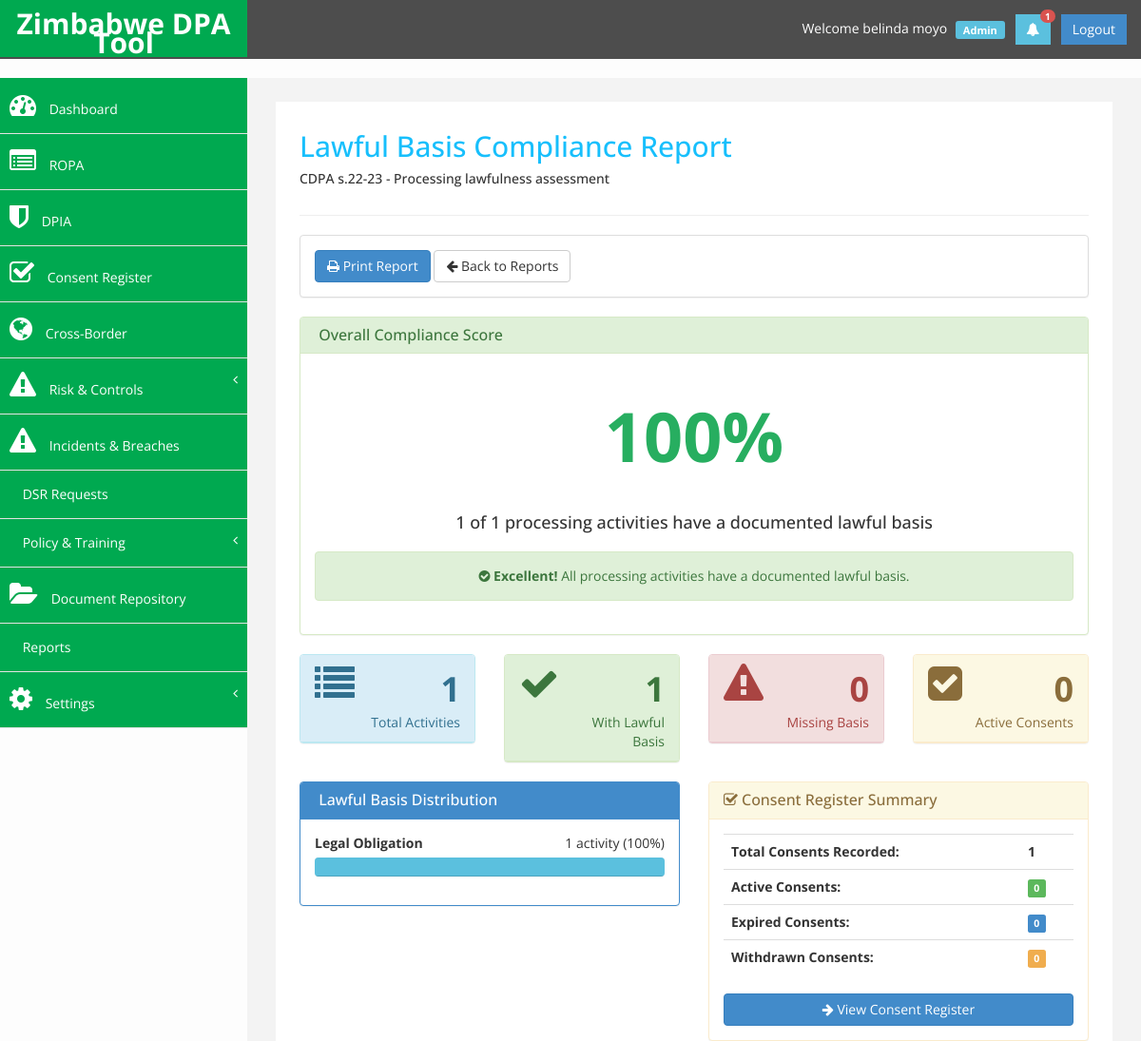
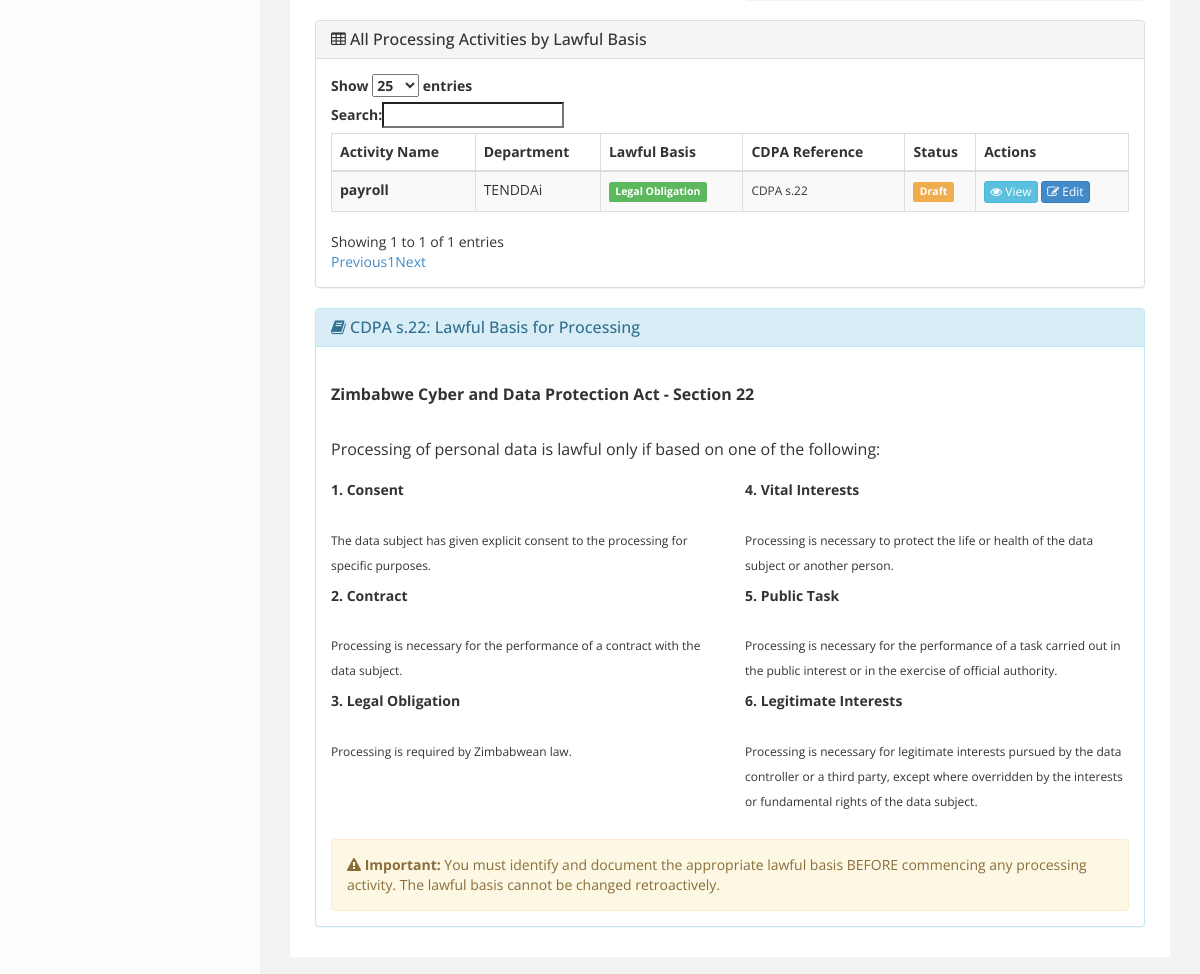
Page /report_lawful_basis.php (signed in) on the committed database (2 pictures, top to bottom).
### tables this page shows
CREATE TABLE `users` (
  `user_id` int(11) UNSIGNED NOT NULL,
  `org_id` int(11) UNSIGNED NOT NULL,
  `role_id` int(11) UNSIGNED NOT NULL,
  `dept_id` int(11) UNSIGNED DEFAULT NULL,
  `first_name` varchar(100) NOT NULL,
  `last_name` varchar(100) NOT NULL,
  `email` varchar(255) NOT NULL,
  `password` varchar(255) NOT NULL,
  `password_reset_required` tinyint(1) DEFAULT 0,
  `phone` varchar(50) DEFAULT NULL,
  `two_factor_enabled` tinyint(1) DEFAULT 0,
  `two_factor_secret` varchar(255) DEFAULT NULL,
  `status` enum('active','inactive','locked') DEFAULT 'active',
  `last_login` timestamp NULL DEFAULT NULL,
  `created_at` timestamp NOT NULL DEFAULT current_timestamp(),
  `updated_at` timestamp NOT NULL DEFAULT current_timestamp() ON UPDATE current_timestamp()
);

CREATE TABLE `roles` (
  `role_id` int(11) UNSIGNED NOT NULL,
  `role_name` varchar(50) NOT NULL,
  `role_description` text DEFAULT NULL,
  `permissions` longtext DEFAULT NULL CHECK (json_valid(`permissions`)),
  `created_at` timestamp NOT NULL DEFAULT current_timestamp()
);

CREATE TABLE `processing_activities` (
  `ropa_id` int(11) UNSIGNED NOT NULL,
  `org_id` int(11) UNSIGNED NOT NULL,
  `dept_id` int(11) UNSIGNED DEFAULT NULL,
  `activity_name` varchar(255) NOT NULL,
  `description` text DEFAULT NULL,
  `purpose_id` int(11) UNSIGNED DEFAULT NULL,
  `lawful_basis_id` int(11) UNSIGNED DEFAULT NULL,
  `retention_id` int(11) UNSIGNED DEFAULT NULL,
  `data_source` enum('internal','external','both') DEFAULT 'internal',
  `has_special_categories` tinyint(1) DEFAULT 0,
  `has_minors` tinyint(1) DEFAULT 0,
  `has_cross_border` tinyint(1) DEFAULT 0,
  `estimated_data_subjects` int(11) DEFAULT 0,
  `security_measures` text DEFAULT NULL,
  `status` enum('draft','validated','archived') DEFAULT 'draft',
  `created_by` int(11) UNSIGNED NOT NULL,
  `validated_by` int(11) UNSIGNED DEFAULT NULL,
  `validated_at` timestamp NULL DEFAULT NULL,
  `created_at` timestamp NOT NULL DEFAULT current_timestamp(),
  `updated_at` timestamp NOT NULL DEFAULT current_timestamp() ON UPDATE current_timestamp()
);

CREATE TABLE `lawful_basis` (
  `lawful_basis_id` int(11) UNSIGNED NOT NULL,
  `basis_name` varchar(100) NOT NULL,
  `basis_description` text DEFAULT NULL,
  `cdpa_reference` varchar(50) DEFAULT NULL
);

CREATE TABLE `departments` (
  `dept_id` int(11) UNSIGNED NOT NULL,
  `org_id` int(11) UNSIGNED NOT NULL,
  `dept_name` varchar(255) NOT NULL,
  `dept_head_user_id` int(11) UNSIGNED DEFAULT NULL,
  `description` text DEFAULT NULL,
  `created_at` timestamp NOT NULL DEFAULT current_timestamp(),
  `updated_at` timestamp NOT NULL DEFAULT current_timestamp() ON UPDATE current_timestamp()
);

### report_lawful_basis.php (the view, shortened to what the rows shown need)
<?php
require_once 'config/database.php';
require_once 'includes/auth.php';
$org_id = get_current_org_id();
$query = "SELECT pa.*,
          lb.basis_name, lb.basis_description, lb.cdpa_reference,
          d.dept_name,
          CONCAT(u.first_name, ' ', u.last_name) as created_by_name
          FROM processing_activities pa
          LEFT JOIN lawful_basis lb ON pa.lawful_basis_id = lb.lawful_basis_id
          LEFT JOIN departments d ON pa.dept_id = d.dept_id
          LEFT JOIN users u ON pa.created_by = u.user_id
          WHERE pa.org_id = ? AND pa.status != 'archived'
          ORDER BY
            CASE WHEN pa.lawful_basis_id IS NULL THEN 0 ELSE 1 END,
            pa.activity_name ASC";
$stmt = db_query($query, [$org_id]);
$activities = db_fetch_all($stmt);
$total_activities = count($activities);
$without_basis = 0;
$by_basis = [];
foreach ($activities as $activity) {
    if ($activity['lawful_basis_id']) {
        $basis_name = $activity['basis_name'];
        if (!isset($by_basis[$basis_name])) {
            $by_basis[$basis_name] = 0;
        }
        $by_basis[$basis_name]++;
    } else {
        $without_basis++;
    }
}
?>
<!DOCTYPE html>
<html xmlns="http://www.w3.org/1999/xhtml">
<head>
    <link href="assets/css/bootstrap.css" rel="stylesheet" />
    <link href="assets/css/font-awesome.css" rel="stylesheet" />
    <link href="assets/css/custom.css" rel="stylesheet" />
</head>
<body>
    <div id="wrapper">
        <?php include 'includes/header.php'; ?>
        <div id="page-wrapper">
            <div id="page-inner">
<div class="container-fluid">
                <div class="row no-print">
                    <div class="col-md-12">
                        <h2>Lawful Basis Compliance Report</h2>
                    </div>
                </div>
    <div class="row">
        <div class="col-md-6">
            <div class="panel panel-primary">
                <div class="panel-body">
                    <?php if (!empty($by_basis)): ?>
                        <?php foreach ($by_basis as $basis_name => $count): ?>
                            <?php $percentage = round(($count / $total_activities) * 100); ?>
                            <div style="margin-bottom: 15px;">
                                <strong><?php echo htmlspecialchars($basis_name); ?></strong>
                                <span class="pull-right"><?php echo $count; ?> activit<?php echo $count > 1 ? 'ies' : 'y'; ?> (<?php echo $percentage; ?>%)</span>
                                <div class="progress" style="margin-top: 5px; margin-bottom: 0;">
                                    <div class="progress-bar progress-bar-info" role="progressbar" style="width: <?php echo $percentage; ?>%"></div>
                                </div>
                            </div>
                        <?php endforeach; ?>
                    <?php else: ?>
                        <p class="text-muted">No lawful bases documented yet.</p>
                    <?php endif; ?>
                </div>
            </div>
        </div>
        <div class="col-md-6">
            <div class="panel panel-warning">
                <div class="panel-body">
                    <table class="table table-borderless">
                        <tr>
                            <th>Total Consents Recorded:</th>
                        </tr>
                        <tr>
                            <th>Active Consents:</th>
                        </tr>
                        <tr>
                            <th>Expired Consents:</th>
                        </tr>
                        <tr>
                            <th>Withdrawn Consents:</th>
                        </tr>
                    </table>
                </div>
            </div>
        </div>
    </div>
    <div class="row">
        <div class="col-md-12">
            <div class="panel panel-default">
                <div class="panel-body">
                    <table class="table table-striped table-bordered table-hover" id="activitiesTable">
                        <thead>
                            <tr>
                                <th>Activity Name</th>
                                <th>Department</th>
                                <th>Lawful Basis</th>
                                <th>CDPA Reference</th>
                                <th>Status</th>
                                <th class="no-print">Actions</th>
                            </tr>
                        </thead>
                        <tbody>
                            <?php foreach ($activities as $activity): ?>
                            <tr class="<?php echo !$activity['lawful_basis_id'] ? 'danger' : ''; ?>">
                                <td><strong><?php echo htmlspecialchars($activity['activity_name']); ?></strong></td>
                                <td><?php echo htmlspecialchars($activity['dept_name'] ?? 'N/A'); ?></td>
                                <td>
                                    <?php if ($activity['lawful_basis_id']): ?>
                                        <span class="label label-success"><?php echo htmlspecialchars($activity['basis_name']); ?></span>
                                    <?php else: ?>
                                        <span class="label label-danger">NOT SET</span>
                                    <?php endif; ?>
                                </td>
                                <td>
                                    <?php if ($activity['cdpa_reference']): ?>
                                        <small><?php echo htmlspecialchars($activity['cdpa_reference']); ?></small>
                                    <?php else: ?>
                                        <span class="text-muted">-</span>
                                    <?php endif; ?>
                                </td>
                                <td>
                                    <span class="label label-<?php
                                        echo $activity['status'] === 'validated' ? 'success' : 'warning';
                                    ?>">
                                        <?php echo ucfirst($activity['status']); ?>
                                    </span>
                                </td>
                                <td class="no-print">
                                    <a href="ropa_view.php?id=<?php echo $activity['ropa_id']; ?>" class="btn btn-info btn-xs">
                                        <i class="fa fa-eye"></i> View
                                    </a>
                                    <a href="ropa_edit.php?id=<?php echo $activity['ropa_id']; ?>" class="btn btn-primary btn-xs">
                                        <i class="fa fa-edit"></i> Edit
                                    </a>
                                </td>
                            </tr>
                            <?php endforeach; ?>
                        </tbody>
                    </table>
                </div>
            </div>
        </div>
    </div>
</div>
            </div>
        </div>
    </div>
</body>
</html>

### includes/header.php (shortened to what the rows shown need)
<?php
require_once dirname(__DIR__) . '/includes/auth.php';
$current_user = get_current_dpa_user();
$_user_id = get_current_user_id();
$_org_id = get_current_org_id();
$notif_query = "SELECT COUNT(*) as count FROM notifications WHERE org_id = ? AND user_id = ? AND is_read = 0";
$notif_stmt = db_query($notif_query, [$_org_id, $_user_id]);
$unread_notifications = db_fetch_one($notif_stmt)['count'] ?? 0;
?>
<nav class="navbar navbar-default navbar-cls-top" role="navigation">
     <div class="navbar-header">
          <a class="navbar-brand" href="dashboard.php"><?php echo APP_NAME; ?></a>
     </div>
     <div class="navbar-user-info">
          Welcome <?php echo htmlspecialchars($current_user['first_name'] . ' ' . $current_user['last_name']); ?>
          <span class="badge role-badge"><?php echo htmlspecialchars($current_user['role_name']); ?></span>
          <a href="notifications.php" class="btn btn-info square-btn-adjust" style="position: relative;" title="Notifications">
               <i class="fa fa-bell"></i>
               <?php if ($unread_notifications > 0): ?>
               <span class="badge" style="position: absolute; top: -5px; right: -5px; background-color: #d9534f; color: white; font-size: 10px; padding: 2px 5px; border-radius: 10px;">
               </span>
               <?php endif; ?>
          </a>
          <a href="logout.php" class="btn btn-danger square-btn-adjust">Logout</a>
     </div>
</nav>

### rows in the picture
users: first_name+last_name "belinda moyo", role.role_name "Admin"
processing_activities: lawful_basis.basis_name "Legal Obligation", activity_name "payroll", dept.dept_name "TENDDAi", lawful_basis.cdpa_reference "CDPA s.22", status "Draft"

### other values in the picture
APP_NAME "Zimbabwe DPA Tool"
$unread_notifications "1"
$compliance_rate "100"
$with_basis "1"
$total_activities "1"
$without_basis "0"
$consent_stats['active_consents'] "0"
$count "1"
$percentage "100"
$consent_stats['total_consents'] "1"
$consent_stats['expired_consents'] "0"
$consent_stats['withdrawn_consents'] "0"
